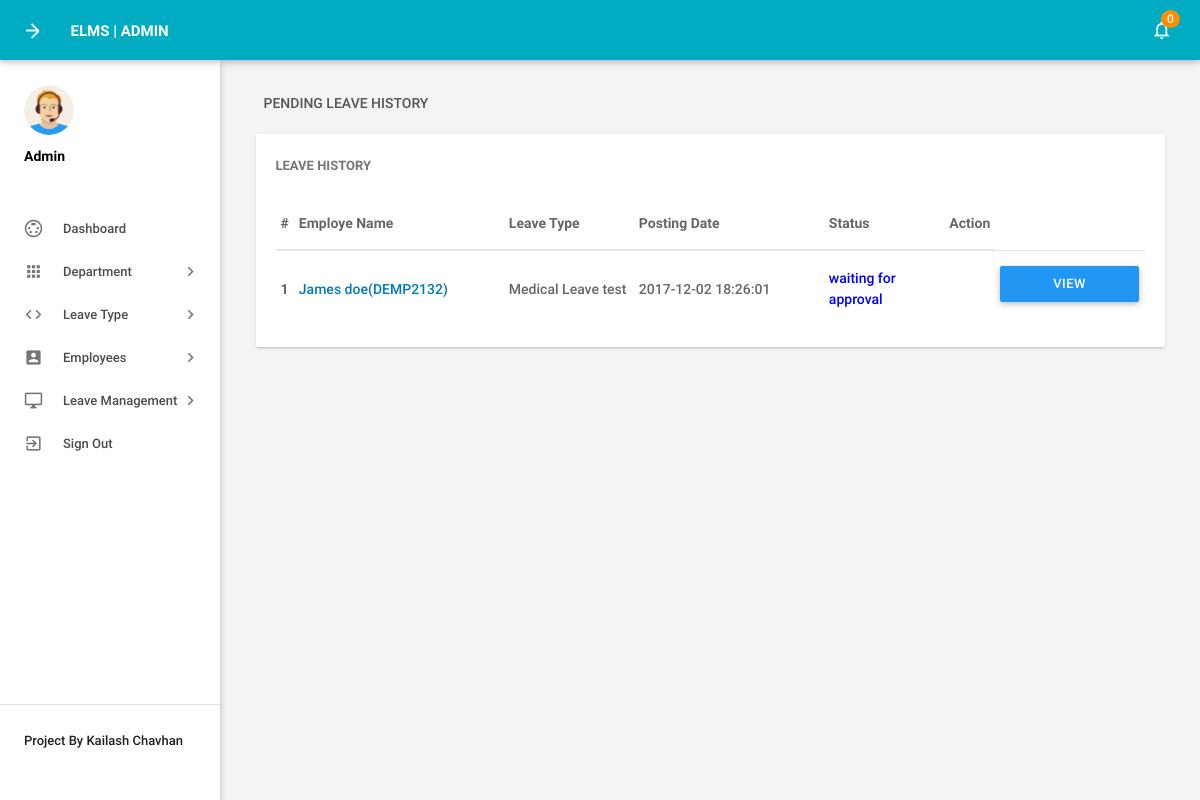
The app's page /admin/pending-leavehistory.php (signed in) with its own data.
### tables this page shows
CREATE TABLE IF NOT EXISTS `tblleaves` (
  `id` int(11) NOT NULL,
  `LeaveType` varchar(110) NOT NULL,
  `ToDate` varchar(120) NOT NULL,
  `FromDate` varchar(120) NOT NULL,
  `Description` mediumtext NOT NULL,
  `PostingDate` timestamp NOT NULL DEFAULT CURRENT_TIMESTAMP,
  `AdminRemark` mediumtext,
  `AdminRemarkDate` varchar(120) DEFAULT NULL,
  `Status` int(1) NOT NULL,
  `IsRead` int(1) NOT NULL,
  `empid` int(11) DEFAULT NULL
);

CREATE TABLE IF NOT EXISTS `tblemployees` (
  `id` int(11) NOT NULL,
  `EmpId` varchar(100) NOT NULL,
  `FirstName` varchar(150) NOT NULL,
  `LastName` varchar(150) NOT NULL,
  `EmailId` varchar(200) NOT NULL,
  `Password` varchar(180) NOT NULL,
  `Gender` varchar(100) NOT NULL,
  `Dob` varchar(100) NOT NULL,
  `Department` varchar(255) NOT NULL,
  `Address` varchar(255) NOT NULL,
  `City` varchar(200) NOT NULL,
  `Country` varchar(150) NOT NULL,
  `Phonenumber` char(11) NOT NULL,
  `Status` int(1) NOT NULL,
  `RegDate` timestamp NOT NULL DEFAULT CURRENT_TIMESTAMP
);

### admin/pending-leavehistory.php (the view, shortened to what this page needs)
<?php
include('includes/config.php');
if(strlen($_SESSION['alogin'])==0)
    {
header('location:index.php');
}
else{
 ?>
<!DOCTYPE html>
<html lang="en">
    <head>
        <link type="text/css" rel="stylesheet" href="../assets/plugins/materialize/css/materialize.min.css"/>
        <link type="text/css" rel="stylesheet" href="../assets/plugins/materialicons/icon.css"/>
        <link href="../assets/plugins/material-preloader/css/materialPreloader.min.css" rel="stylesheet">
        <link href="../assets/plugins/datatables/css/jquery.dataTables.min.css" rel="stylesheet">
                <link href="../assets/plugins/google-code-prettify/prettify.css" rel="stylesheet" type="text/css"/>
        <link href="../assets/css/alpha.min.css" rel="stylesheet" type="text/css"/>
        <link href="../assets/css/custom.css" rel="stylesheet" type="text/css"/>
    </head>
    <body>
       <?php include('includes/header.php');?>
       <?php include('includes/sidebar.php');?>
            <main class="mn-inner">
                <div class="row">
                    <div class="col s12">
                        <div class="page-title">Pending Leave History</div>
                    </div>
                    <div class="col s12 m12 l12">
                        <div class="card">
                            <div class="card-content">
                                <span class="card-title">Leave History</span>
                                <table id="example" class="display responsive-table ">
                                    <thead>
                                        <tr>
                                            <th>#</th>
                                            <th width="200">Employe Name</th>
                                            <th width="120">Leave Type</th>
                                             <th width="180">Posting Date</th>
                                            <th>Status</th>
                                            <th align="center">Action</th>
                                        </tr>
                                    </thead>
                                    <tbody>
<?php
$status=0;
$sql = "SELECT tblleaves.id as lid,tblemployees.FirstName,tblemployees.LastName,tblemployees.EmpId,tblemployees.id,tblleaves.LeaveType,tblleaves.PostingDate,tblleaves.Status from tblleaves join tblemployees on tblleaves.empid=tblemployees.id where tblleaves.Status=:status order by lid desc";
$query = $dbh -> prepare($sql);
$query->bindParam(':status',$status,PDO::PARAM_STR);
$query->execute();
$results=$query->fetchAll(PDO::FETCH_OBJ);
$cnt=1;
if($query->rowCount() > 0)
{
foreach($results as $result)
{
      ?>
                                        <tr>
                                            <td> <b><?php echo htmlentities($cnt);?></b></td>
                                              <td><a href="editemployee.php?empid=<?php echo htmlentities($result->id);?>" target="_blank"><?php echo htmlentities($result->FirstName." ".$result->LastName);?>(<?php echo htmlentities($result->EmpId);?>)</a></td>
                                            <td><?php echo htmlentities($result->LeaveType);?></td>
                                            <td><?php echo htmlentities($result->PostingDate);?></td>
                                                                       <td><?php $stats=$result->Status;
if($stats==1){
                                             ?>
                                                 <span style="color: green">Approved</span>
                                                 <?php } if($stats==2)  { ?>
                                                <span style="color: red">Not Approved</span>
                                                 <?php } if($stats==0)  { ?>
 <span style="color: blue">waiting for approval</span>
 <?php } ?>
                                             </td>
          <td>
           <td><a href="leave-details.php?leaveid=<?php echo htmlentities($result->lid);?>" class="waves-effect waves-light btn blue m-b-xs"  > View Details</a></td>
                                    </tr>
                                         <?php $cnt++;} }?>
                                    </tbody>
                                </table>
                            </div>
                        </div>
                    </div>
                </div>
            </main>
        </div>
        <div class="left-sidebar-hover"></div>
    </body>
</html>
<?php } ?>

### records on screen
tblleaves: tblemployees.FirstName+LastName "James doe", tblemployees.EmpId "DEMP2132", LeaveType "Medical Leave test", PostingDate "2017-12-02 18:26:01", Status "waiting for approval"

### other values on screen
$unreadcount "0"
